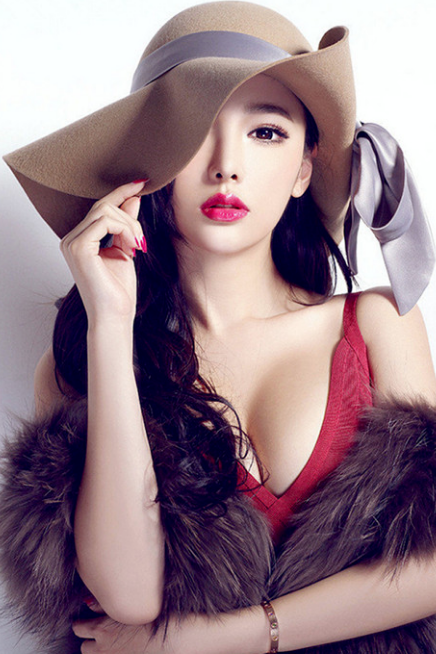
//> input picture csdn_tutorials/16.png, 436 x 654 px
$ ./opencv_12_3   (built with g++ and OpenCV 4)
//> lines starting //> are read from the running program, lines starting //| are printed output that depends on the picture
//-----------------------------------【头文件包含部分】---------------------------------------
//            描述：包含程序所依赖的头文件
//----------------------------------------------------------------------------------------------
#include <opencv2/opencv.hpp>
#include <opencv2/highgui/highgui.hpp>
#include <opencv2/imgproc/imgproc.hpp>

//-----------------------------------【命名空间声明部分】---------------------------------------
//            描述：包含程序所使用的命名空间
//-----------------------------------------------------------------------------------------------
using namespace cv;

//-----------------------------------【main( )函数】--------------------------------------------
//            描述：控制台应用程序的入口函数，我们的程序从这里开始
//-----------------------------------------------------------------------------------------------
int main()
{
    //【0】变量的定义
    Mat src, src_gray, dst, abs_dst;

    //【1】载入原始图
    src = imread("16.png"); //工程目录下应该有一张名为1.jpg的素材图
//> src is the input picture: 654 rows x 436 cols, CV_8UC3; mean B, G, R 134.2, 123.9, 148.3

    //【2】显示原始图
    imshow("【原始图】图像Laplace变换", src);

    //【3】使用高斯滤波消除噪声
    GaussianBlur(src, src, Size(3, 3), 0, 0, BORDER_DEFAULT);

    //【4】转换为灰度图
    cvtColor(src, src_gray, CV_RGB2GRAY);
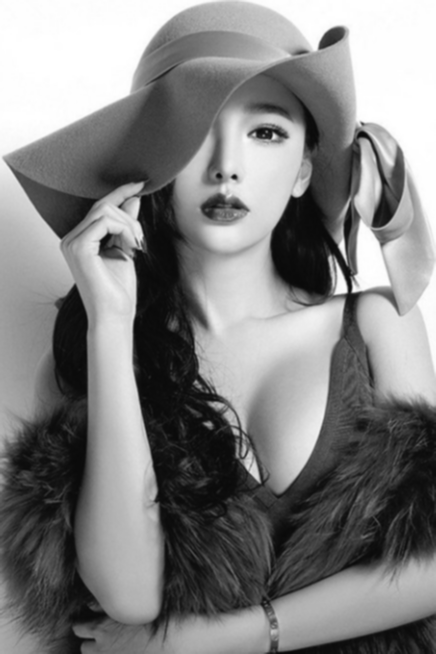
//> src_gray: 654 rows x 436 cols, CV_8UC1; min 9, max 255, mean 129.8

    //【5】使用Laplace函数
    Laplacian(src_gray, dst, CV_16S, 3, 1, 0, BORDER_DEFAULT);
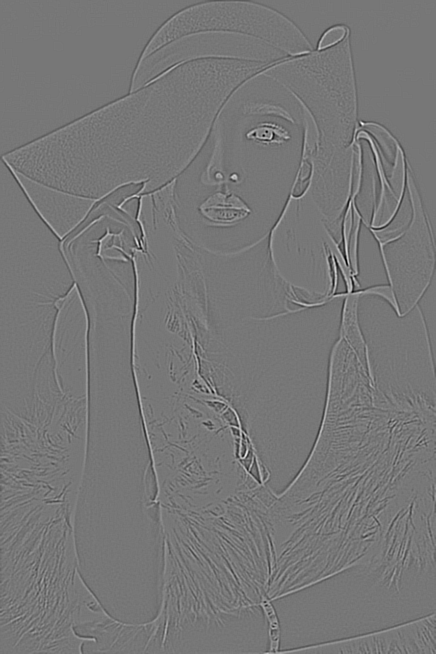
//> dst: 654 rows x 436 cols, CV_16SC1; min -386, max 438, mean 0; drawn with min black and max white

    //【6】计算绝对值，并将结果转换成8位
    convertScaleAbs(dst, abs_dst);
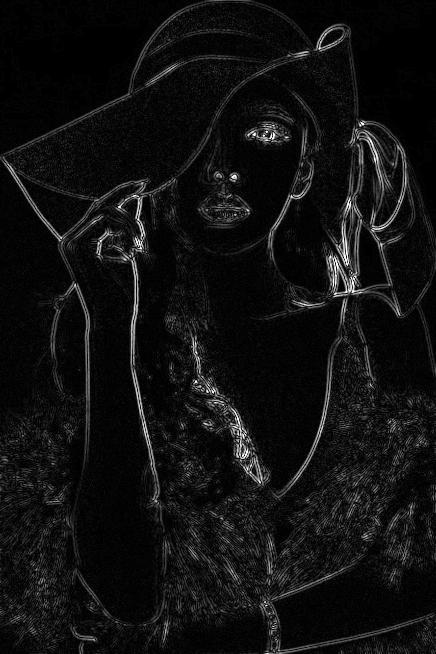
//> abs_dst: 654 rows x 436 cols, CV_8UC1; min 0, max 255, mean 16.4

    //【7】显示效果图
    imshow("【效果图】图像Laplace变换", abs_dst);

    waitKey(0);

    return 0;
}

$ run again, with csdn_tutorials/10.png copied over csdn_tutorials/16.png
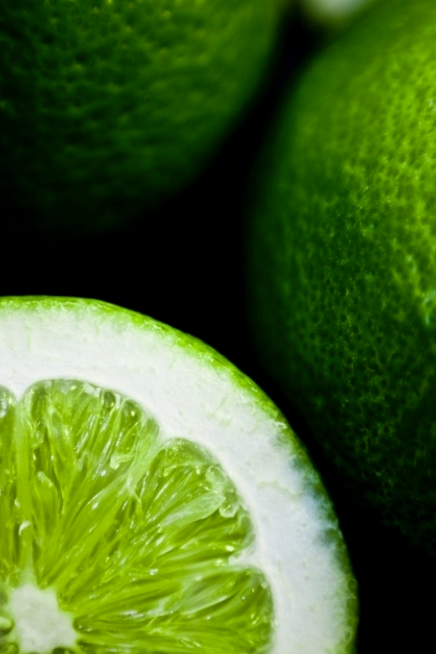
//> input picture csdn_tutorials/10.png, 436 x 654 px
//> src is the input picture: 654 rows x 436 cols, CV_8UC3; mean B, G, R 36.1, 101.2, 70.8
//> `Laplacian(src_gray, dst, CV_16S, 3, 1, 0, BORDER_DEFAULT);`:
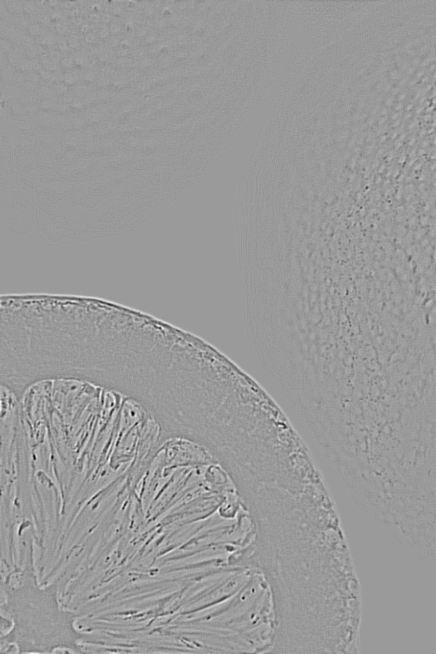
//> dst: 654 rows x 436 cols, CV_16SC1; min -220, max 144, mean 0; drawn with min black and max white
//> `convertScaleAbs(dst, abs_dst);`:
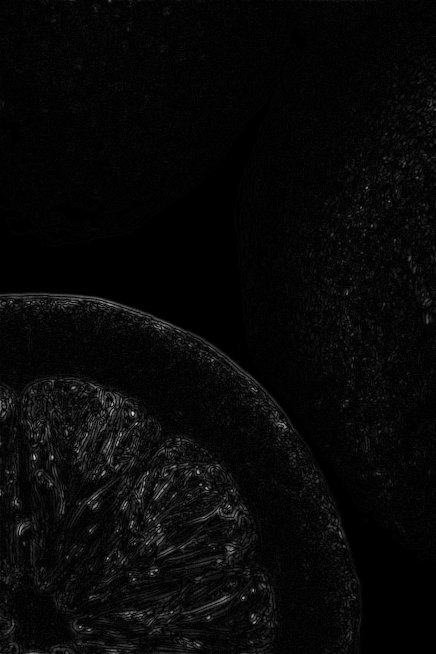
//> abs_dst: 654 rows x 436 cols, CV_8UC1; min 0, max 220, mean 7.8

$ run again, with csdn_tutorials/11.png copied over csdn_tutorials/16.png
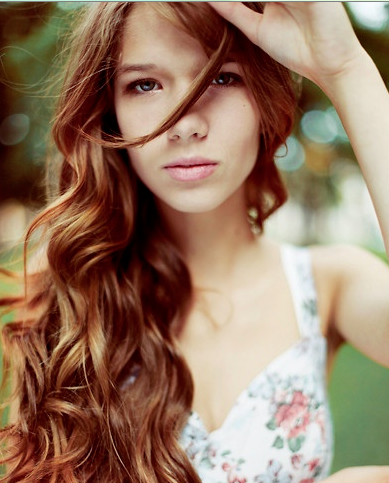
//> input picture csdn_tutorials/11.png, 389 x 483 px
//> src is the input picture: 483 rows x 389 cols, CV_8UC3; mean B, G, R 99.9, 121.3, 150.1
//> `Laplacian(src_gray, dst, CV_16S, 3, 1, 0, BORDER_DEFAULT);`:
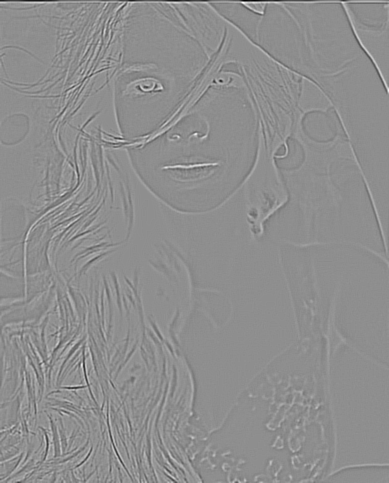
//> dst: 483 rows x 389 cols, CV_16SC1; min -460, max 362, mean -0.2; drawn with min black and max white
//> `convertScaleAbs(dst, abs_dst);`:
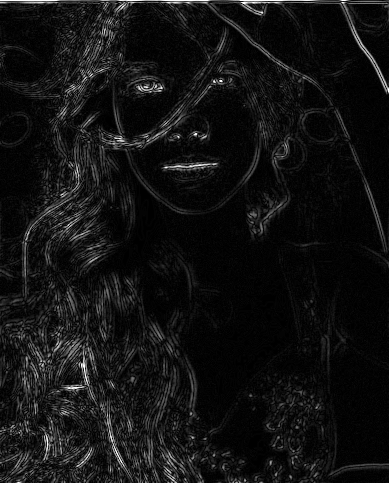
//> abs_dst: 483 rows x 389 cols, CV_8UC1; min 0, max 255, mean 17.9
